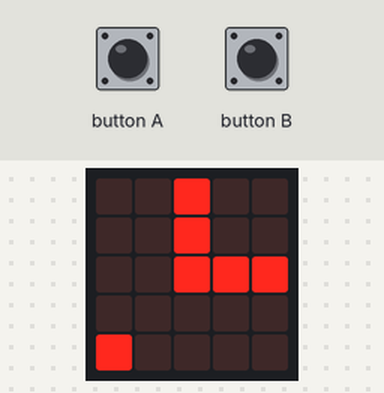
Bench run of a program on a simulated BBC micro:bit (MakeCode). Parts: the board's 5×5 LED display. The inputs (shaded band) are chosen by the test bench.

Above: at 1.6 s.
1.7 s: button A pressed for 0.15 s
At 2.05 s:
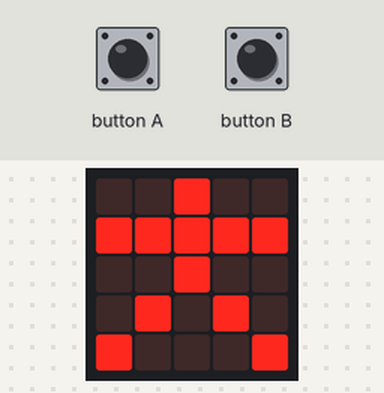
At 3.4 s:
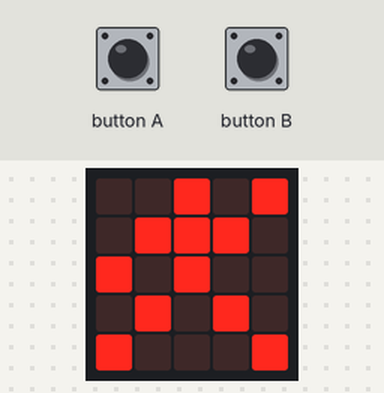
3.7 s: button B pressed for 0.15 s
At 5.0 s:
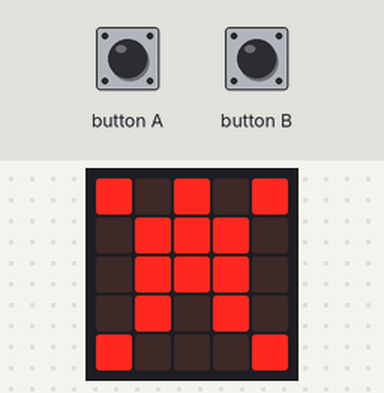
Timing chart, 0 to 6.7 s (numbered marks = the images above; inputs shaded):
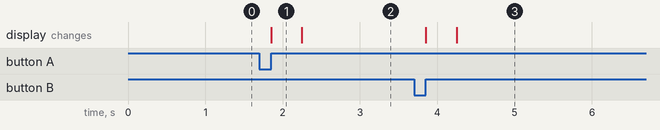

Measured:
- after the input at 1.7 s, the display: changes after 0.15 s (image 1)
- after the input at 3.7 s, the display: first changes after 0.15 s (image 3 shows a later state)
- what the display in image 1 shows lasts 0.4 s, from 1.9 s to 2.3 s

The program:

main.ts
```typescript
input.onButtonPressed(Button.A, function () {
    basic.showLeds(`
        . . # . .
        # # # # #
        . . # . .
        . # . # .
        # . . . #
        `)
    basic.showLeds(`
        . . # . #
        . # # # .
        # . # . .
        . # . # .
        # . . . #
        `)
})
input.onButtonPressed(Button.B, function () {
    basic.showLeds(`
        . . # . .
        # # # # #
        . # # # .
        . # . # .
        # . . . #
        `)
    basic.showLeds(`
        # . # . #
        . # # # .
        . # # # .
        . # . # .
        # . . . #
        `)
})
basic.showLeds(`
    . . # . .
    . . # . .
    . . # # #
    . . . . .
    # . . . .
    `)
basic.forever(function () {

})
```

test.ts
```typescript
// Hier kann man Tests durchführen; diese Datei wird nicht kompiliert, wenn dieses Paket als Erweiterung verwendet wird.
```
